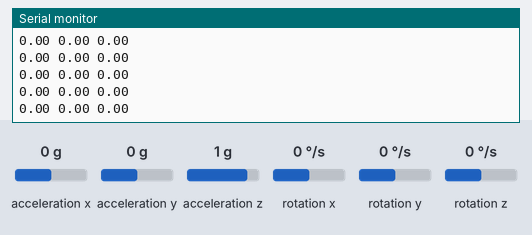
This sketch was run on a simulated Arduino Uno, built with avr-gcc and run on an emulated ATmega328P. On the bench: the last lines printed to the serial monitor. The inputs (shaded band) are chosen by the test bench; at power-on: rotation x 0 °/s, rotation y 0 °/s, rotation z 0 °/s, acceleration x 0 g, acceleration y 0 g, acceleration z 1 g.

Above: at 1.2 s.
1.3 s: rotation x set to -192 °/s
At 2.2 s:
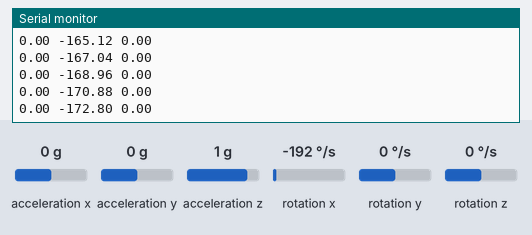
2.8 s: rotation y set to -192 °/s
At 3.6 s:
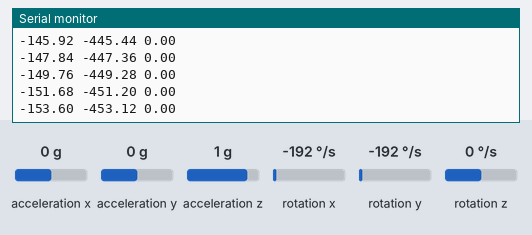
4.3 s: rotation z set to 192 °/s
At 5.3 s:
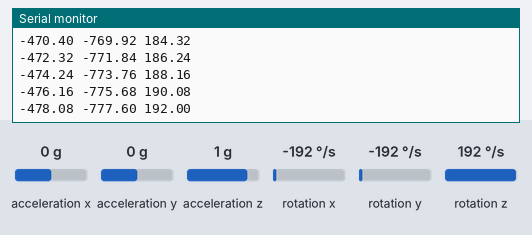
7.3 s: rotation y set to 0 °/s
At 8.0 s:
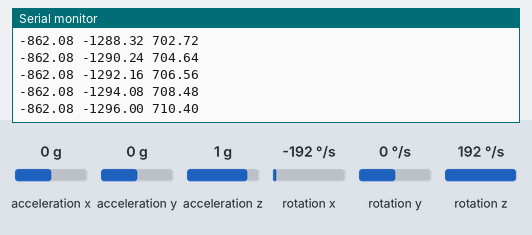
Timing chart, 0 to 10.3 s (numbered marks = the images above; inputs shaded):
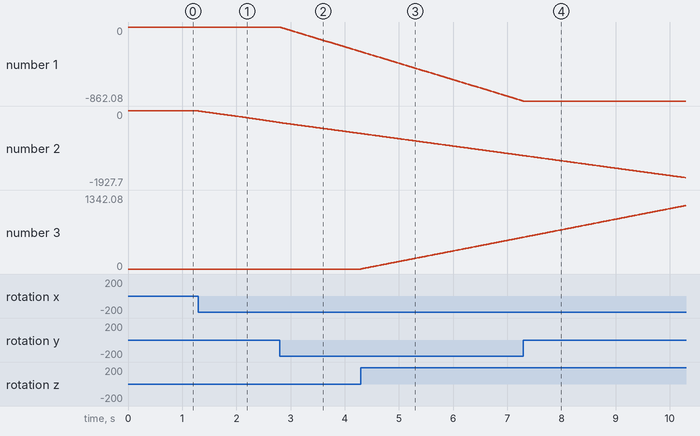

Measured:
- after the input at 1.3 s, the serial monitor: prints a new line at once (image 1)
- plotted number 2: 0 → -299.52 after the input at 1.3 s

The sketch:

Lab7S1.ino
```cpp
/* Lab7_I2C_gyro_serial_plotter.ino
 Written by: Clark Hochgraf, revised: Feb 18, 2019
 Description: ++ PLEASE READ ALL COMMENTS ++
       Demonstrates calculation of roll, pitch and yaw angles using a gyroscope sensor.
       The gyro outputs the rate of rotation in degrees per second.
       The gyro signal is the integrated (multipled by sample interval) to get degrees.
       Hardware: uses the MPU-6050 6-axis accelerometer and gyro
       Software: uses library for MPU6050, on personal machines, you will have to install
*/
#include <Wire.h>
#include <MPU6050.h>

MPU6050 mpu; // declare a variable called mpu of datatype MPU6050
unsigned long timeStampStartOfLoopMs = 0;
float timeStepS = 0.01;
float pitch,roll,yaw = 0.0f; // pitch, roll and yaw values
Vector normalizedGyroDPS; //stores the three gyroscope readings XYZ in degrees per second (DPS)
//==============================================================================

void setup() {
  Serial.begin(115200);
  // Initialize MPU6050 to have full scale range of 2000 degrees per second
  while(!mpu.begin(MPU6050_SCALE_2000DPS, MPU6050_RANGE_2G)) {
    Serial.println("Could not find a valid MPU6050 sensor, check wiring.");
    delay(1000);
  }
  mpu.calibrateGyro(); // Calibrate gyroscope- must be done with sensor not moving.
  mpu.setThreshold(1);// sets level below which changes in gyro readings are ignored.
                 // helps to reduce noise. 1 = one standard deviation. Range is 0 to 3.
} // setup

//==============================================================================
void loop() {
  timeStampStartOfLoopMs = millis(); // mark the time
  normalizedGyroDPS = mpu.readNormalizeGyro(); // Read normalized values
  // Calculate Pitch, Roll and Yaw
  pitch = pitch + normalizedGyroDPS.YAxis * timeStepS;
  roll = roll + normalizedGyroDPS.XAxis * timeStepS;
  yaw = yaw + normalizedGyroDPS.ZAxis * timeStepS;
  Serial.print(pitch);
  Serial.print(" ");
  Serial.print(roll);
  Serial.print(" ");
  Serial.println(yaw);
  // Wait until a full timeStepS has passed before next reading
  delay((timeStepS*1000) - (millis() - timeStampStartOfLoopMs));
} //loop
```
